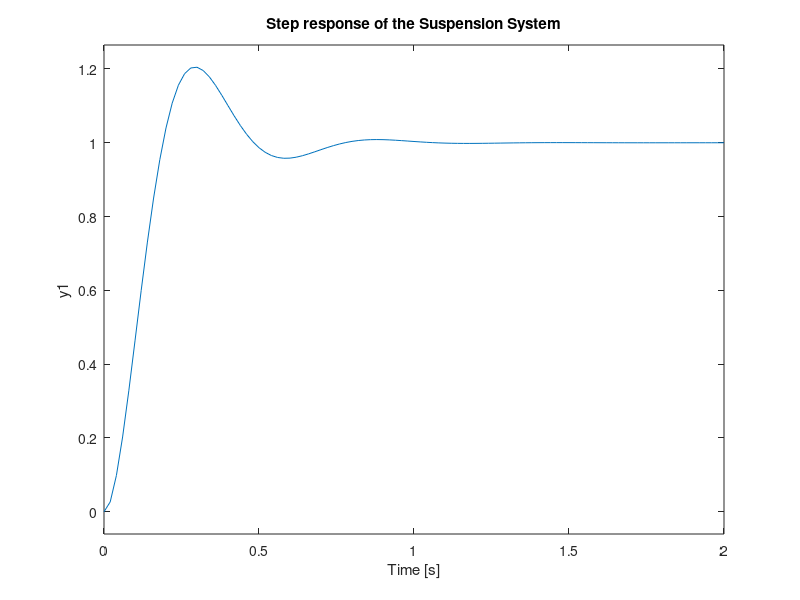
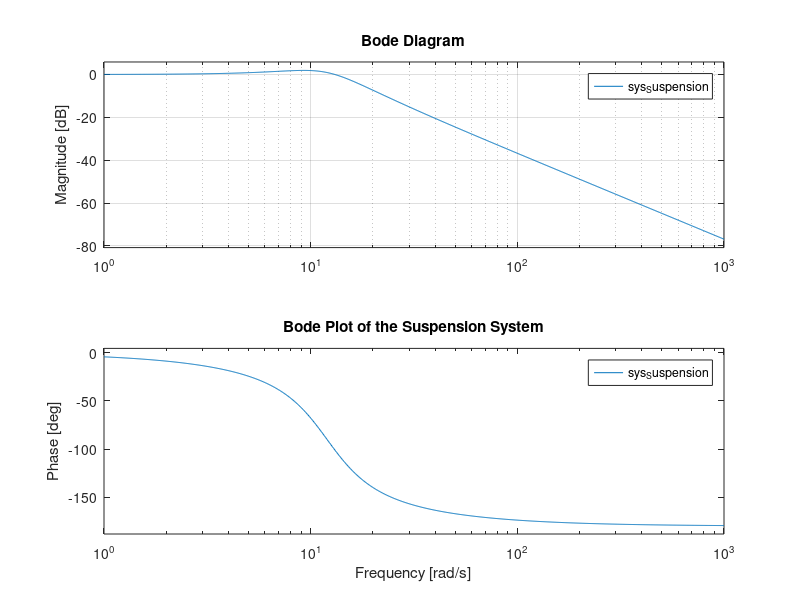
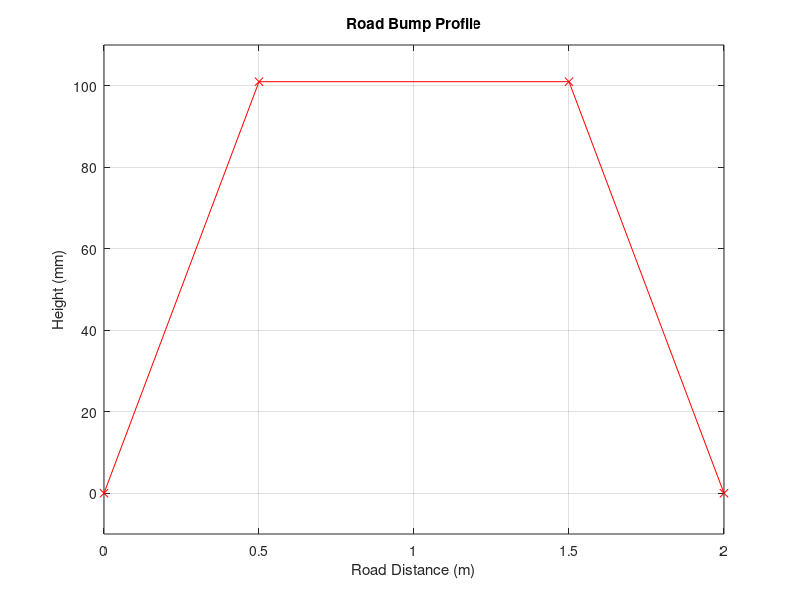
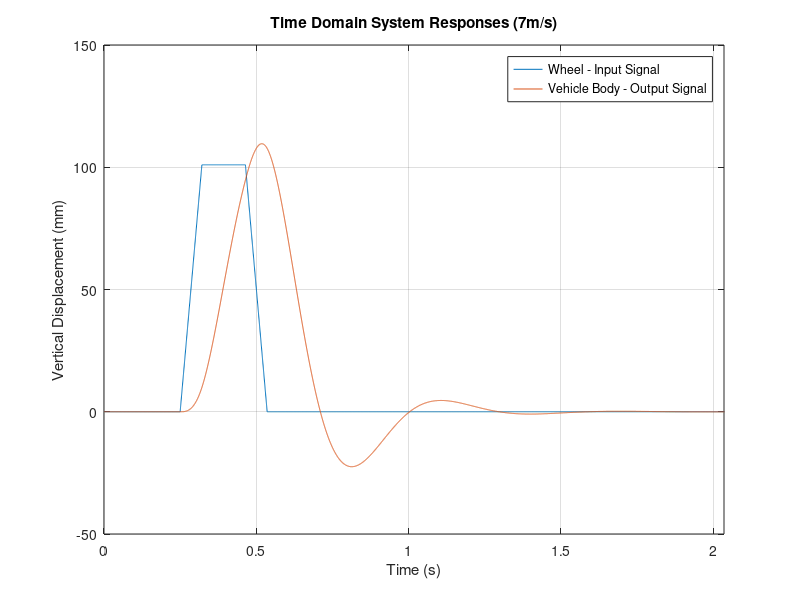

Recreate these plots in MATLAB, in order. (Note: this script raises an error after producing the figures.)
close all
clear
clc

%% Input Parameters

Speed = 7; % Speed in m/s

% Speed Conversion - 1.0 mph = 0.447 m/s
%                  - 1.0 km/h = 0.278 m/s
% Display the vehicle speed in mph and km/h
disp(' ')
disp(['Speed in mph = ', num2str(Speed/0.447), 'mph'])
disp(['Speed in km/h = ', num2str(Speed/0.278), 'km/h'])
%% Define the suspension system parameters

Wn = 12; % natural frequency of suspension system
Zeta = 0.45; % damping factor of suspension system

sys_Suspension = tf(Wn^2, [1 2*Zeta*Wn Wn^2]); % transfer function

% plot of the system step response
figure(1)
step(sys_Suspension)
grid
title('Step response of the Suspension System')

%plot the bode plot of the system

figure(2)
bode(sys_Suspension)
grid
title('Bode Plot of the Suspension System')
%% Define road profile of the speed bump, interms of displacement

% Define distance for face length and top length
BumpFace = 0.5;
BumpTop = 1;

% Horizontal points
x0 = 0;
x1 = BumpFace;
x2 = BumpFace + BumpTop;
x3 = BumpFace + BumpTop + BumpFace;

% height points
h0 = 0;
h1 = 101;
h2 = 101;
h3 = 0;

% define array of geometry
% Horizontal distance
X = [x0, x1, x2, x3];
% road/wheel vertical displacement profile
H = [h0, h1, h2, h3];

% plot the geometry
figure(3)
plot(X,H,'r-x');
grid
title('Road Bump Profile')
xlabel('Road Distance (m)')
ylabel('Height (mm)')
ylim([-10 110])

%% Define the system input signal, interms of an evenly spaced time array
% and the vertical displacement of the wheel, indexed to the time array

% Define the time for start of bump and end of simulation, 0.25 seconds
% lead-in with the simulation running for 20 seconds after the wheel hits
% the front edge of the speed bump
BumpTime = 0.25;
EndTime = BumpTime + 20;

% Calculate a set of time points to be interpolated for the simulation, to
% align with a modified H array, imcorporating the BumpTime and EndTime
% parameters
Time_Lumped = [0,(X ./ Speed) + BumpTime, EndTime];

% Define an evenly sampled time array, between 0 and EndTime, for the lsim
% simulation
Time = linspace(0, EndTime, 2^16);

% Interpolate the a modified H array to align with the Time array
H_Fine = interp1(Time_Lumped,[0,H,0], Time, 'linear');


%% Simulation of the suspension system response

% Simulate the vehicle displacement using the suspension system transfer
% function and the evenly sampled time and displacement arrays
Response_H = lsim(sys_Suspension, H_Fine, Time)';

% Plot the time domain displacement profiles for both the wheel and the vehicle
figure(4)
plot(Time, H_Fine, Time, Response_H)
grid
legend('Wheel - Input Signal', 'Vehicle Body - Output Signal')
title(['Time Domain System Responses (' num2str(Speed) 'm/s)'])
xlabel('Time (s)')
ylabel('Vertical Displacement (mm)')
xlim([0 Time_Lumped(5) + 1.5])
%% Calculate the frequency responses of the system

% Calculate the frequency bins for the fft
Freq = ((1/diff(Time(1:2)))/length(Time))*(0:length(Time)-1);
FreqResp = squeeze(freqresp(sys_Suspension,Freq,'Hz'))';

% x-axis frequency plot display limit, Hz
FreqLim = 25;

figure(5)
subplot(3,1,1)

% plot the frequency response of the suspension system
plot(Freq,abs(FreqResp))
grid
xlim([0 FreqLim])
title('Frequency Response of the Suspension System')
ylabel('Gain')

subplot(3,1,2)

% plot the frequency magnitudes for the input signal
plot(Freq, abs(fft(H_Fine)))
grid
xlim([0 FreqLim])
ylabel('Amplitude')
title('Frequency Components of the Input Signal')

subplot(3,1,3)

% plot the frequency magnitudes for the output signal
plot(Freq, abs(fft(Response_H)))
grid
xlim([0 FreqLim])
title('Frequency Components of the Output Signal')
xlabel('Frequency (Hz)')
ylabel('Amplitude')



